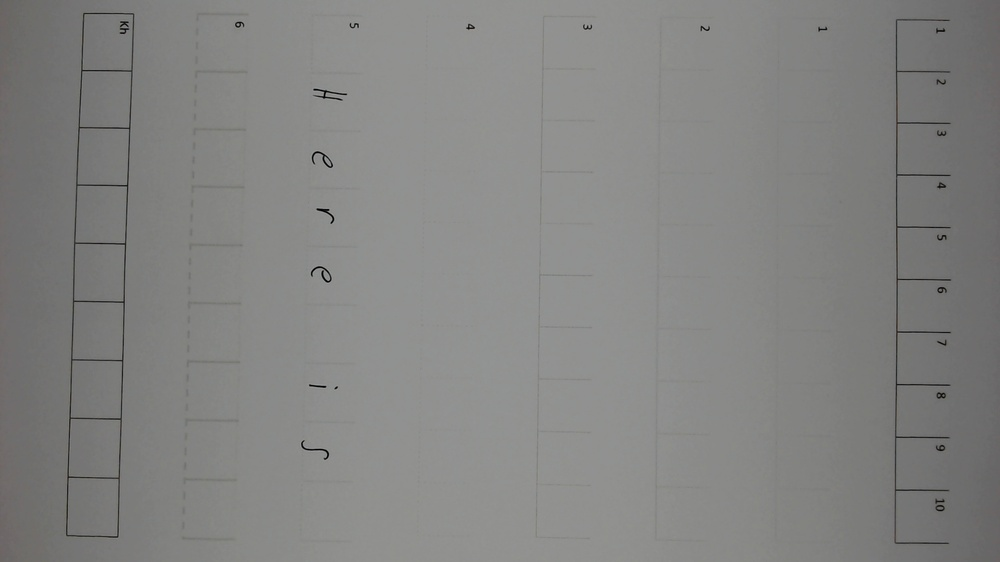
#> input picture First Principles/TestingCameraHolderV1.jpg, 1000 x 562 px, shrunk from 1920 x 1080 before the run
$ python testing.py
#> lines starting #> are read from the running program, lines starting #| are printed output that depends on the picture; after the words box and inside, x2 and y2 are one past the last pixel; in counts of white or black regions, pixels touching at a corner belong together
### First Principles/gaussianBlur.py
import numpy as np
import PIL.Image as Image
import cv2
from scipy.ndimage import convolve


# [29 lines left out: functions pixelBlur, myGaussBlur, not called in this run]


def convGaussBlur(img, sigma=1.0):
    x, y = np.mgrid[-5:6, -5:6]
    kernel = np.exp(-((x ** 2 + y ** 2) / (2.0 * sigma ** 2))) * (1 / (2.0 * np.pi * sigma ** 2))
    return convolve(img, kernel)


# [7 lines that do not run on import are left out]

### First Principles/cannyEdgeDetection.py
from gaussianBlur import convGaussBlur
import numpy as np
import PIL.Image as Image
from scipy.ndimage import convolve


def sobel_filters(img):
    Kx = [[-1, 0, 1],
          [-2, 0, 2],
          [-1, 0, 1]]
    Kx = np.array(Kx, np.float32)
    Ky = [[1, 2, 1],
          [0, 0, 0],
          [-1, -2, -1]]
    Ky = np.array(Ky, np.float32)

    Ix = convolve(img, Kx)
    Iy = convolve(img, Ky)

    MagnitudeG = np.hypot(Ix, Iy)  # sqrt(Ix**2 + Iy**2)
    MagnitudeG = MagnitudeG / MagnitudeG.max() * 255.0  # normalize to 0-255
    directionTheta = np.arctan2(Iy, Ix)
    return MagnitudeG, directionTheta


def findAngle(angle):
    if (0 <= angle < 22.5) or (157.5 <= angle <= 180):
        return 0
    elif 22.5 <= angle < 67.5:
        return 45
    elif 67.5 <= angle < 112.5:
        return 90
    elif 112.5 <= angle < 157.5:
        return 135


def non_max_suppression(img, D):
    """
    Done to create thin edges instead of thick ones
    img: gradient magnitude
    D: gradient direction
    returns: image but with thin edges
    """
    rows, cols = img.shape
    canvas = np.zeros((rows, cols), dtype=np.int32)
    angle = D * 180. / np.pi  # convert angles into degrees
    angle[angle < 0] += 180

    for i in range(1, rows - 1):
        for j in range(1, cols - 1):
            neighborPixels = (0, 0)

            angleVal = findAngle(angle[i, j])

            if angleVal == 0:
                neighborPixels = (img[i, j + 1], img[i, j - 1])
            elif angleVal == 45:
                neighborPixels = (img[i - 1, j + 1], img[i + 1, j - 1])
            elif angleVal == 90:
                neighborPixels = (img[i - 1, j], img[i + 1, j])
            elif angleVal == 135:
                neighborPixels = (img[i - 1, j - 1], img[i + 1, j + 1])

            if img[i, j] >= max(neighborPixels):
                canvas[i, j] = img[i, j]

    return canvas


def threshold(img, lowThresholdRatio=0.09, highThresholdRatio=0.17):
    highThreshold = img.max() * highThresholdRatio
    lowThreshold = highThreshold * lowThresholdRatio
    # highThreshold = 150
    # lowThreshold = 30

    canvas = np.zeros((img.shape[0], img.shape[1]), dtype=np.uint32)

    canvas[img >= highThreshold] = 255
    canvas[(img <= highThreshold) & (img >= lowThreshold)] = 100

    return canvas


def hasStrongNeighbour(img, x, y):
    p1 = img[x + 1, y - 1]
    p2 = img[x + 1, y]
    p3 = img[x + 1, y + 1]
    p4 = img[x, y - 1]
    p5 = img[x, y + 1]
    p6 = img[x - 1, y - 1]
    p7 = img[x - 1, y]
    p8 = img[x - 1, y + 1]
    pixels = np.array([p1, p2, p3, p4, p5, p6, p7, p8])
    if pixels.any() == 255:
        return True
    else:
        return False


def hysteresis(img, weak=100, strong=255):
    for i in range(1, img.shape[0]-1):
        for j in range(1, img.shape[1]-1):
            if img[i, j] == weak:
                if hasStrongNeighbour(img, i, j):
                    img[i, j] = strong
                else:
                    img[i, j] = 0
    return img


def myCanny(img, sigma=1.4, lowThresholdRatio=0.09, highThresholdRatio=0.17):
    """ REMEMBER TO CONVERT TO GRAYSCALE FIRST USING PIL.Image.convert("F") """
    img = convGaussBlur(img, sigma=sigma)
    img, DirTheta = sobel_filters(img)
    img = non_max_suppression(img, DirTheta)
    img = threshold(img, lowThresholdRatio=lowThresholdRatio, highThresholdRatio=highThresholdRatio)
    img = hysteresis(img)
    return img


# [12 lines that do not run on import are left out]

### First Principles/testing.py
from imutils.contours import sort_contours
import numpy as np
import imutils
import cv2
import PIL.Image as Image
import os
from Helpers import *
from cannyEdgeDetection import myCanny

filename = "TestingCameraHolderV1"
folderName = "../../FONTS/" + "david"


image = Image.open(filename + ".jpg")
#> image is the input picture: PIL image 1000x562 RGB; mean R, G, B 131.5, 131.6, 130.1
image = np.array(image)
orig = np.copy(image)
gray = np.array(Image.fromarray(image).convert("F"))
edged = myCanny(gray)
#> in sobel_filters, `Ix = convolve(img, Kx)`:
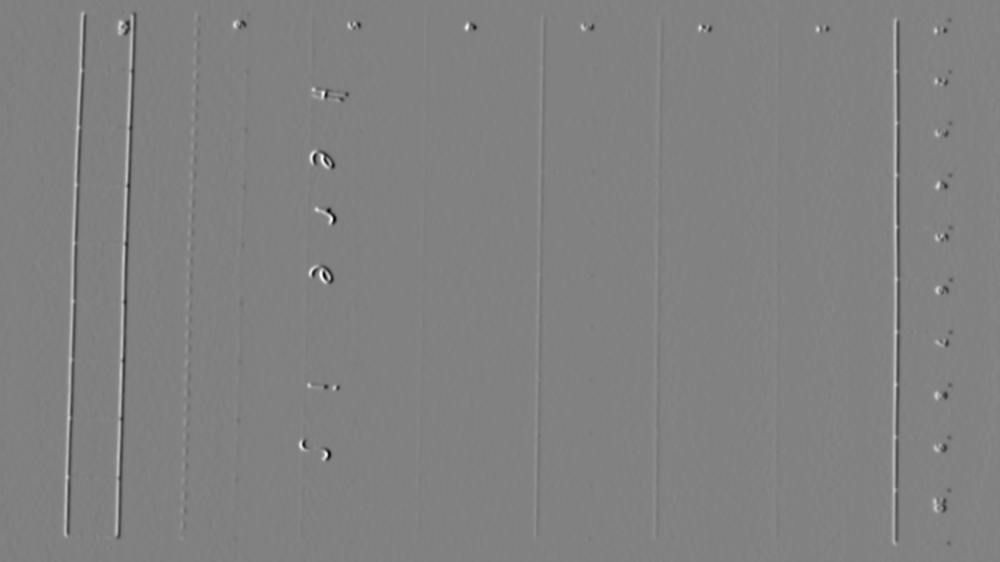
#> Ix: shape (562, 1000) float32; min -171.2, max 165.9, mean 0; drawn with min black and max white
#> in sobel_filters, `Iy = convolve(img, Ky)`:
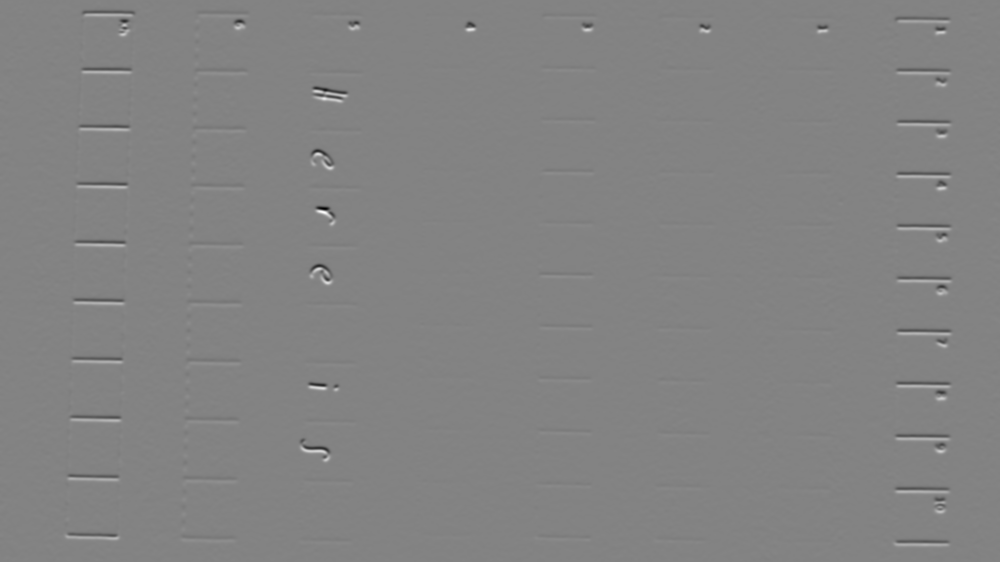
#> Iy: shape (562, 1000) float32; min -234.7, max 221.5, mean 0; drawn with min black and max white
#> in sobel_filters, `directionTheta = np.arctan2(Iy, Ix)`:
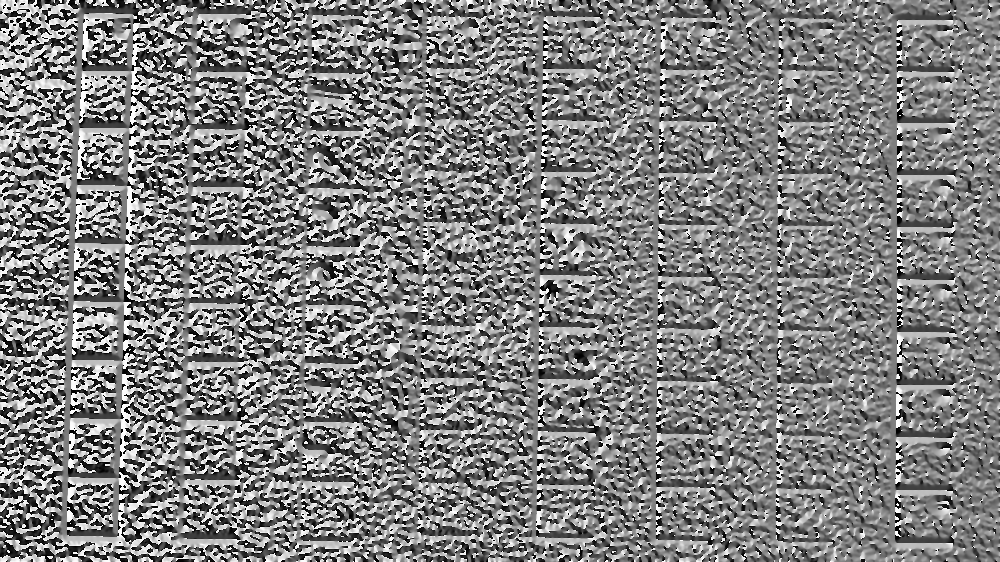
#> directionTheta: shape (562, 1000) float32; min -3.14, max 3.14, mean 0.0119; drawn with min black and max white
#> in non_max_suppression, `angle[angle < 0] += 180`:
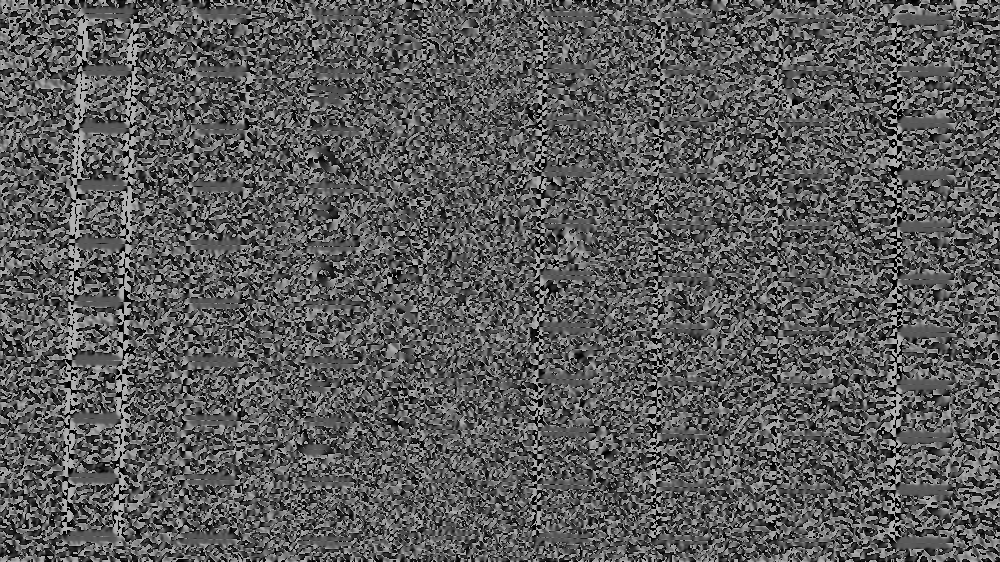
#> angle: shape (562, 1000) float32; min 0, max 180, mean 90.8
#> after the loop in non_max_suppression, `for i in range(1, rows - 1):`:
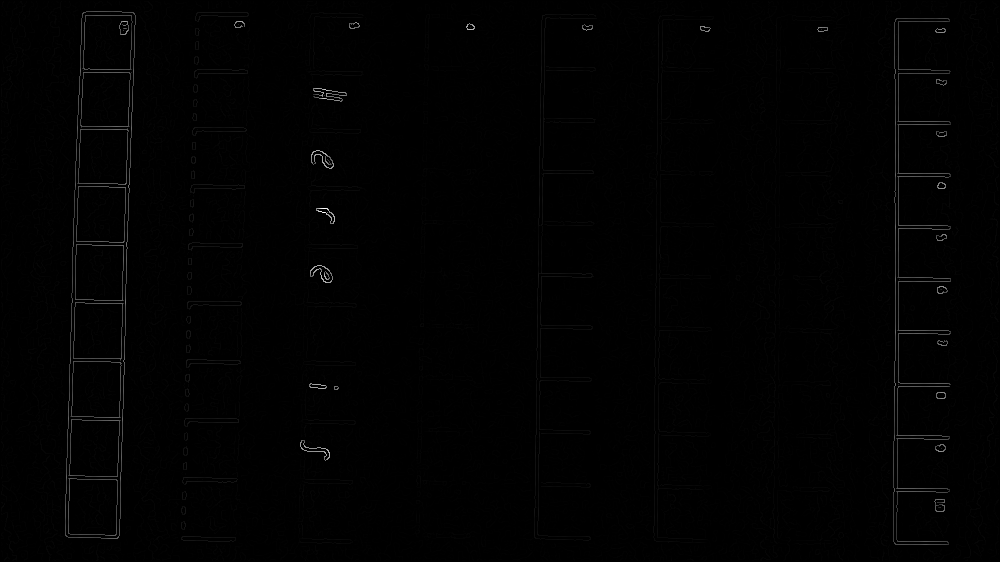
#> canvas: shape (562, 1000) int32; min 0, max 255, mean 1.5
#> in threshold, `highThreshold = img.max() * highThresholdRatio`: highThreshold = 43.35
#> in threshold, `lowThreshold = highThreshold * lowThresholdRatio`: lowThreshold = 3.9
#> in myCanny, `img = threshold(img, lowThresholdRatio=lowThresholdRatio, highThreshol..`:
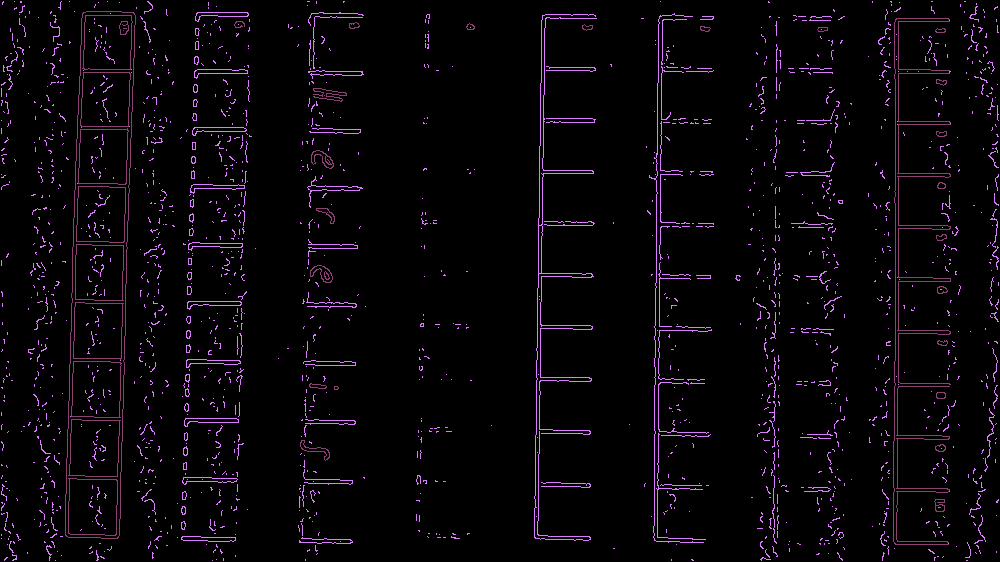
#> img: shape (562, 1000) uint32; 3 distinct labels, from 0 to 255; one colour per label, 0 black
#> after the loop in hysteresis, `for i in range(1, img.shape[0]-1):`:
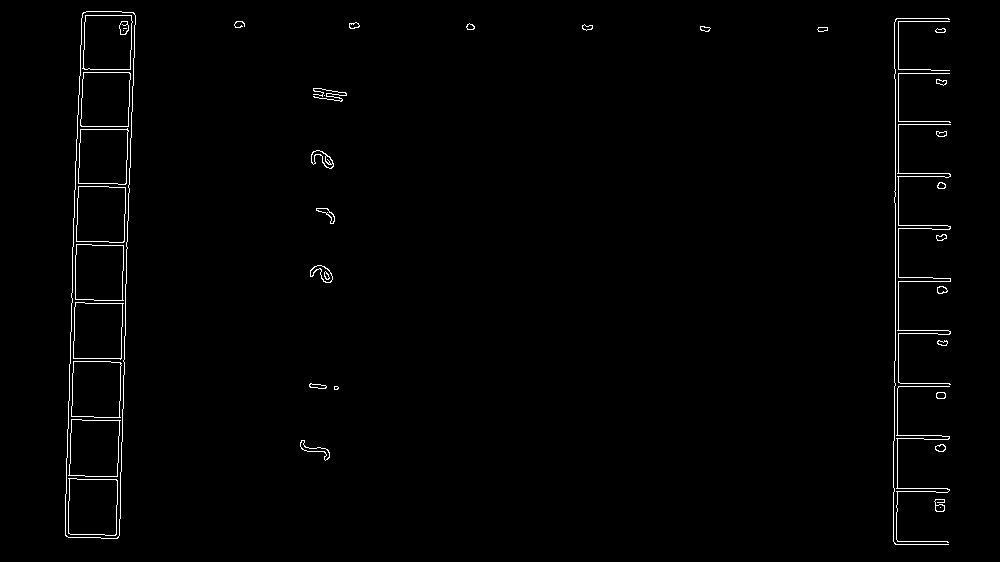
#> img: shape (562, 1000) uint32; 1.1% white in thin lines or dots, all inside (x1, y1, x2, y2) = (65, 11, 951, 545)
edged = np.array(edged, dtype=np.uint8)
contours = cv2.findContours(edged.copy(), cv2.RETR_EXTERNAL, cv2.CHAIN_APPROX_SIMPLE)[0]
# [7 lines of commented-out code are left out]

chars = []
# loop over the contours
for c in contours:
    # compute the bounding box of the contour
    (x, y, w, h) = cv2.boundingRect(c)
    chars.append((x, y, w, h))
#> this loop made 30 passes
#> c on pass 17: [[324, 95]]
print("chars: ", chars)
#> (printed output is left out)

exit(0)
#> (the program exits here)
